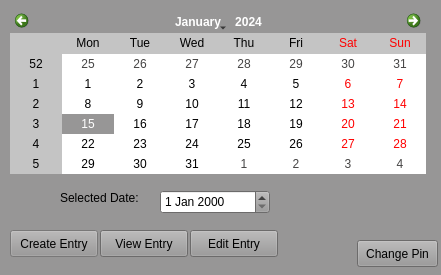
<?xml version="1.0" encoding="UTF-8"?>
<ui version="4.0">
 <class>calendar</class>
 <widget class="QDialog" name="calendar">
  <property name="geometry">
   <rect>
    <x>0</x>
    <y>0</y>
    <width>441</width>
    <height>275</height>
   </rect>
  </property>
  <property name="palette">
   <palette>
    <active>
     <colorrole role="WindowText">
      <brush brushstyle="SolidPattern">
       <color alpha="255">
        <red>0</red>
        <green>0</green>
        <blue>0</blue>
       </color>
      </brush>
     </colorrole>
     <colorrole role="Button">
      <brush brushstyle="SolidPattern">
       <color alpha="255">
        <red>151</red>
        <green>150</green>
        <blue>150</blue>
       </color>
      </brush>
     </colorrole>
     <colorrole role="Light">
      <brush brushstyle="SolidPattern">
       <color alpha="255">
        <red>227</red>
        <green>225</green>
        <blue>225</blue>
       </color>
      </brush>
     </colorrole>
     <colorrole role="Midlight">
      <brush brushstyle="SolidPattern">
       <color alpha="255">
        <red>189</red>
        <green>187</green>
        <blue>187</blue>
       </color>
      </brush>
     </colorrole>
     <colorrole role="Dark">
      <brush brushstyle="SolidPattern">
       <color alpha="255">
        <red>75</red>
        <green>75</green>
        <blue>75</blue>
       </color>
      </brush>
     </colorrole>
     <colorrole role="Mid">
      <brush brushstyle="SolidPattern">
       <color alpha="255">
        <red>101</red>
        <green>100</green>
        <blue>100</blue>
       </color>
      </brush>
     </colorrole>
     <colorrole role="Text">
      <brush brushstyle="SolidPattern">
       <color alpha="255">
        <red>0</red>
        <green>0</green>
        <blue>0</blue>
       </color>
      </brush>
     </colorrole>
     <colorrole role="BrightText">
      <brush brushstyle="SolidPattern">
       <color alpha="255">
        <red>255</red>
        <green>255</green>
        <blue>255</blue>
       </color>
      </brush>
     </colorrole>
     <colorrole role="ButtonText">
      <brush brushstyle="SolidPattern">
       <color alpha="255">
        <red>0</red>
        <green>0</green>
        <blue>0</blue>
       </color>
      </brush>
     </colorrole>
     <colorrole role="Base">
      <brush brushstyle="SolidPattern">
       <color alpha="255">
        <red>255</red>
        <green>255</green>
        <blue>255</blue>
       </color>
      </brush>
     </colorrole>
     <colorrole role="Window">
      <brush brushstyle="SolidPattern">
       <color alpha="255">
        <red>151</red>
        <green>150</green>
        <blue>150</blue>
       </color>
      </brush>
     </colorrole>
     <colorrole role="Shadow">
      <brush brushstyle="SolidPattern">
       <color alpha="255">
        <red>0</red>
        <green>0</green>
        <blue>0</blue>
       </color>
      </brush>
     </colorrole>
     <colorrole role="Highlight">
      <brush brushstyle="SolidPattern">
       <color alpha="255">
        <red>151</red>
        <green>150</green>
        <blue>150</blue>
       </color>
      </brush>
     </colorrole>
     <colorrole role="AlternateBase">
      <brush brushstyle="SolidPattern">
       <color alpha="255">
        <red>203</red>
        <green>202</green>
        <blue>202</blue>
       </color>
      </brush>
     </colorrole>
     <colorrole role="ToolTipBase">
      <brush brushstyle="SolidPattern">
       <color alpha="255">
        <red>255</red>
        <green>255</green>
        <blue>220</blue>
       </color>
      </brush>
     </colorrole>
     <colorrole role="ToolTipText">
      <brush brushstyle="SolidPattern">
       <color alpha="255">
        <red>0</red>
        <green>0</green>
        <blue>0</blue>
       </color>
      </brush>
     </colorrole>
    </active>
    <inactive>
     <colorrole role="WindowText">
      <brush brushstyle="SolidPattern">
       <color alpha="255">
        <red>0</red>
        <green>0</green>
        <blue>0</blue>
       </color>
      </brush>
     </colorrole>
     <colorrole role="Button">
      <brush brushstyle="SolidPattern">
       <color alpha="255">
        <red>151</red>
        <green>150</green>
        <blue>150</blue>
       </color>
      </brush>
     </colorrole>
     <colorrole role="Light">
      <brush brushstyle="SolidPattern">
       <color alpha="255">
        <red>227</red>
        <green>225</green>
        <blue>225</blue>
       </color>
      </brush>
     </colorrole>
     <colorrole role="Midlight">
      <brush brushstyle="SolidPattern">
       <color alpha="255">
        <red>189</red>
        <green>187</green>
        <blue>187</blue>
       </color>
      </brush>
     </colorrole>
     <colorrole role="Dark">
      <brush brushstyle="SolidPattern">
       <color alpha="255">
        <red>75</red>
        <green>75</green>
        <blue>75</blue>
       </color>
      </brush>
     </colorrole>
     <colorrole role="Mid">
      <brush brushstyle="SolidPattern">
       <color alpha="255">
        <red>101</red>
        <green>100</green>
        <blue>100</blue>
       </color>
      </brush>
     </colorrole>
     <colorrole role="Text">
      <brush brushstyle="SolidPattern">
       <color alpha="255">
        <red>0</red>
        <green>0</green>
        <blue>0</blue>
       </color>
      </brush>
     </colorrole>
     <colorrole role="BrightText">
      <brush brushstyle="SolidPattern">
       <color alpha="255">
        <red>255</red>
        <green>255</green>
        <blue>255</blue>
       </color>
      </brush>
     </colorrole>
     <colorrole role="ButtonText">
      <brush brushstyle="SolidPattern">
       <color alpha="255">
        <red>0</red>
        <green>0</green>
        <blue>0</blue>
       </color>
      </brush>
     </colorrole>
     <colorrole role="Base">
      <brush brushstyle="SolidPattern">
       <color alpha="255">
        <red>255</red>
        <green>255</green>
        <blue>255</blue>
       </color>
      </brush>
     </colorrole>
     <colorrole role="Window">
      <brush brushstyle="SolidPattern">
       <color alpha="255">
        <red>151</red>
        <green>150</green>
        <blue>150</blue>
       </color>
      </brush>
     </colorrole>
     <colorrole role="Shadow">
      <brush brushstyle="SolidPattern">
       <color alpha="255">
        <red>0</red>
        <green>0</green>
        <blue>0</blue>
       </color>
      </brush>
     </colorrole>
     <colorrole role="Highlight">
      <brush brushstyle="SolidPattern">
       <color alpha="255">
        <red>151</red>
        <green>150</green>
        <blue>150</blue>
       </color>
      </brush>
     </colorrole>
     <colorrole role="AlternateBase">
      <brush brushstyle="SolidPattern">
       <color alpha="255">
        <red>203</red>
        <green>202</green>
        <blue>202</blue>
       </color>
      </brush>
     </colorrole>
     <colorrole role="ToolTipBase">
      <brush brushstyle="SolidPattern">
       <color alpha="255">
        <red>255</red>
        <green>255</green>
        <blue>220</blue>
       </color>
      </brush>
     </colorrole>
     <colorrole role="ToolTipText">
      <brush brushstyle="SolidPattern">
       <color alpha="255">
        <red>0</red>
        <green>0</green>
        <blue>0</blue>
       </color>
      </brush>
     </colorrole>
    </inactive>
    <disabled>
     <colorrole role="WindowText">
      <brush brushstyle="SolidPattern">
       <color alpha="255">
        <red>75</red>
        <green>75</green>
        <blue>75</blue>
       </color>
      </brush>
     </colorrole>
     <colorrole role="Button">
      <brush brushstyle="SolidPattern">
       <color alpha="255">
        <red>151</red>
        <green>150</green>
        <blue>150</blue>
       </color>
      </brush>
     </colorrole>
     <colorrole role="Light">
      <brush brushstyle="SolidPattern">
       <color alpha="255">
        <red>227</red>
        <green>225</green>
        <blue>225</blue>
       </color>
      </brush>
     </colorrole>
     <colorrole role="Midlight">
      <brush brushstyle="SolidPattern">
       <color alpha="255">
        <red>189</red>
        <green>187</green>
        <blue>187</blue>
       </color>
      </brush>
     </colorrole>
     <colorrole role="Dark">
      <brush brushstyle="SolidPattern">
       <color alpha="255">
        <red>75</red>
        <green>75</green>
        <blue>75</blue>
       </color>
      </brush>
     </colorrole>
     <colorrole role="Mid">
      <brush brushstyle="SolidPattern">
       <color alpha="255">
        <red>101</red>
        <green>100</green>
        <blue>100</blue>
       </color>
      </brush>
     </colorrole>
     <colorrole role="Text">
      <brush brushstyle="SolidPattern">
       <color alpha="255">
        <red>75</red>
        <green>75</green>
        <blue>75</blue>
       </color>
      </brush>
     </colorrole>
     <colorrole role="BrightText">
      <brush brushstyle="SolidPattern">
       <color alpha="255">
        <red>255</red>
        <green>255</green>
        <blue>255</blue>
       </color>
      </brush>
     </colorrole>
     <colorrole role="ButtonText">
      <brush brushstyle="SolidPattern">
       <color alpha="255">
        <red>75</red>
        <green>75</green>
        <blue>75</blue>
       </color>
      </brush>
     </colorrole>
     <colorrole role="Base">
      <brush brushstyle="SolidPattern">
       <color alpha="255">
        <red>151</red>
        <green>150</green>
        <blue>150</blue>
       </color>
      </brush>
     </colorrole>
     <colorrole role="Window">
      <brush brushstyle="SolidPattern">
       <color alpha="255">
        <red>151</red>
        <green>150</green>
        <blue>150</blue>
       </color>
      </brush>
     </colorrole>
     <colorrole role="Shadow">
      <brush brushstyle="SolidPattern">
       <color alpha="255">
        <red>0</red>
        <green>0</green>
        <blue>0</blue>
       </color>
      </brush>
     </colorrole>
     <colorrole role="Highlight">
      <brush brushstyle="SolidPattern">
       <color alpha="255">
        <red>240</red>
        <green>240</green>
        <blue>240</blue>
       </color>
      </brush>
     </colorrole>
     <colorrole role="AlternateBase">
      <brush brushstyle="SolidPattern">
       <color alpha="255">
        <red>151</red>
        <green>150</green>
        <blue>150</blue>
       </color>
      </brush>
     </colorrole>
     <colorrole role="ToolTipBase">
      <brush brushstyle="SolidPattern">
       <color alpha="255">
        <red>255</red>
        <green>255</green>
        <blue>220</blue>
       </color>
      </brush>
     </colorrole>
     <colorrole role="ToolTipText">
      <brush brushstyle="SolidPattern">
       <color alpha="255">
        <red>0</red>
        <green>0</green>
        <blue>0</blue>
       </color>
      </brush>
     </colorrole>
    </disabled>
   </palette>
  </property>
  <property name="windowTitle">
   <string>Calendar</string>
  </property>
  <widget class="QCalendarWidget" name="calendarWidget">
   <property name="geometry">
    <rect>
     <x>10</x>
     <y>10</y>
     <width>416</width>
     <height>164</height>
    </rect>
   </property>
   <property name="palette">
    <palette>
     <active>
      <colorrole role="WindowText">
       <brush brushstyle="SolidPattern">
        <color alpha="255">
         <red>0</red>
         <green>0</green>
         <blue>0</blue>
        </color>
       </brush>
      </colorrole>
      <colorrole role="Button">
       <brush brushstyle="SolidPattern">
        <color alpha="255">
         <red>138</red>
         <green>137</green>
         <blue>137</blue>
        </color>
       </brush>
      </colorrole>
      <colorrole role="Light">
       <brush brushstyle="SolidPattern">
        <color alpha="255">
         <red>207</red>
         <green>206</green>
         <blue>206</blue>
        </color>
       </brush>
      </colorrole>
      <colorrole role="Midlight">
       <brush brushstyle="SolidPattern">
        <color alpha="255">
         <red>172</red>
         <green>171</green>
         <blue>171</blue>
        </color>
       </brush>
      </colorrole>
      <colorrole role="Dark">
       <brush brushstyle="SolidPattern">
        <color alpha="255">
         <red>69</red>
         <green>68</green>
         <blue>68</blue>
        </color>
       </brush>
      </colorrole>
      <colorrole role="Mid">
       <brush brushstyle="SolidPattern">
        <color alpha="255">
         <red>92</red>
         <green>91</green>
         <blue>91</blue>
        </color>
       </brush>
      </colorrole>
      <colorrole role="Text">
       <brush brushstyle="SolidPattern">
        <color alpha="255">
         <red>0</red>
         <green>0</green>
         <blue>0</blue>
        </color>
       </brush>
      </colorrole>
      <colorrole role="BrightText">
       <brush brushstyle="SolidPattern">
        <color alpha="255">
         <red>255</red>
         <green>255</green>
         <blue>255</blue>
        </color>
       </brush>
      </colorrole>
      <colorrole role="ButtonText">
       <brush brushstyle="SolidPattern">
        <color alpha="255">
         <red>0</red>
         <green>0</green>
         <blue>0</blue>
        </color>
       </brush>
      </colorrole>
      <colorrole role="Base">
       <brush brushstyle="SolidPattern">
        <color alpha="255">
         <red>255</red>
         <green>255</green>
         <blue>255</blue>
        </color>
       </brush>
      </colorrole>
      <colorrole role="Window">
       <brush brushstyle="SolidPattern">
        <color alpha="255">
         <red>138</red>
         <green>137</green>
         <blue>137</blue>
        </color>
       </brush>
      </colorrole>
      <colorrole role="Shadow">
       <brush brushstyle="SolidPattern">
        <color alpha="255">
         <red>0</red>
         <green>0</green>
         <blue>0</blue>
        </color>
       </brush>
      </colorrole>
      <colorrole role="AlternateBase">
       <brush brushstyle="SolidPattern">
        <color alpha="255">
         <red>196</red>
         <green>196</green>
         <blue>196</blue>
        </color>
       </brush>
      </colorrole>
      <colorrole role="ToolTipBase">
       <brush brushstyle="SolidPattern">
        <color alpha="255">
         <red>255</red>
         <green>255</green>
         <blue>220</blue>
        </color>
       </brush>
      </colorrole>
      <colorrole role="ToolTipText">
       <brush brushstyle="SolidPattern">
        <color alpha="255">
         <red>0</red>
         <green>0</green>
         <blue>0</blue>
        </color>
       </brush>
      </colorrole>
     </active>
     <inactive>
      <colorrole role="WindowText">
       <brush brushstyle="SolidPattern">
        <color alpha="255">
         <red>0</red>
         <green>0</green>
         <blue>0</blue>
        </color>
       </brush>
      </colorrole>
      <colorrole role="Button">
       <brush brushstyle="SolidPattern">
        <color alpha="255">
         <red>138</red>
         <green>137</green>
         <blue>137</blue>
        </color>
       </brush>
      </colorrole>
      <colorrole role="Light">
       <brush brushstyle="SolidPattern">
        <color alpha="255">
         <red>207</red>
         <green>206</green>
         <blue>206</blue>
        </color>
       </brush>
      </colorrole>
      <colorrole role="Midlight">
       <brush brushstyle="SolidPattern">
        <color alpha="255">
         <red>172</red>
         <green>171</green>
         <blue>171</blue>
        </color>
       </brush>
      </colorrole>
      <colorrole role="Dark">
       <brush brushstyle="SolidPattern">
        <color alpha="255">
         <red>69</red>
         <green>68</green>
         <blue>68</blue>
        </color>
       </brush>
      </colorrole>
      <colorrole role="Mid">
       <brush brushstyle="SolidPattern">
        <color alpha="255">
         <red>92</red>
         <green>91</green>
         <blue>91</blue>
        </color>
       </brush>
      </colorrole>
      <colorrole role="Text">
       <brush brushstyle="SolidPattern">
        <color alpha="255">
         <red>0</red>
         <green>0</green>
         <blue>0</blue>
        </color>
       </brush>
      </colorrole>
      <colorrole role="BrightText">
       <brush brushstyle="SolidPattern">
        <color alpha="255">
         <red>255</red>
         <green>255</green>
         <blue>255</blue>
        </color>
       </brush>
      </colorrole>
      <colorrole role="ButtonText">
       <brush brushstyle="SolidPattern">
        <color alpha="255">
         <red>0</red>
         <green>0</green>
         <blue>0</blue>
        </color>
       </brush>
      </colorrole>
      <colorrole role="Base">
       <brush brushstyle="SolidPattern">
        <color alpha="255">
         <red>255</red>
         <green>255</green>
         <blue>255</blue>
        </color>
       </brush>
      </colorrole>
      <colorrole role="Window">
       <brush brushstyle="SolidPattern">
        <color alpha="255">
         <red>138</red>
         <green>137</green>
         <blue>137</blue>
        </color>
       </brush>
      </colorrole>
      <colorrole role="Shadow">
       <brush brushstyle="SolidPattern">
        <color alpha="255">
         <red>0</red>
         <green>0</green>
         <blue>0</blue>
        </color>
       </brush>
      </colorrole>
      <colorrole role="AlternateBase">
       <brush brushstyle="SolidPattern">
        <color alpha="255">
         <red>196</red>
         <green>196</green>
         <blue>196</blue>
        </color>
       </brush>
      </colorrole>
      <colorrole role="ToolTipBase">
       <brush brushstyle="SolidPattern">
        <color alpha="255">
         <red>255</red>
         <green>255</green>
         <blue>220</blue>
        </color>
       </brush>
      </colorrole>
      <colorrole role="ToolTipText">
       <brush brushstyle="SolidPattern">
        <color alpha="255">
         <red>0</red>
         <green>0</green>
         <blue>0</blue>
        </color>
       </brush>
      </colorrole>
     </inactive>
     <disabled>
      <colorrole role="WindowText">
       <brush brushstyle="SolidPattern">
        <color alpha="255">
         <red>69</red>
         <green>68</green>
         <blue>68</blue>
        </color>
       </brush>
      </colorrole>
      <colorrole role="Button">
       <brush brushstyle="SolidPattern">
        <color alpha="255">
         <red>138</red>
         <green>137</green>
         <blue>137</blue>
        </color>
       </brush>
      </colorrole>
      <colorrole role="Light">
       <brush brushstyle="SolidPattern">
        <color alpha="255">
         <red>207</red>
         <green>206</green>
         <blue>206</blue>
        </color>
       </brush>
      </colorrole>
      <colorrole role="Midlight">
       <brush brushstyle="SolidPattern">
        <color alpha="255">
         <red>172</red>
         <green>171</green>
         <blue>171</blue>
        </color>
       </brush>
      </colorrole>
      <colorrole role="Dark">
       <brush brushstyle="SolidPattern">
        <color alpha="255">
         <red>69</red>
         <green>68</green>
         <blue>68</blue>
        </color>
       </brush>
      </colorrole>
      <colorrole role="Mid">
       <brush brushstyle="SolidPattern">
        <color alpha="255">
         <red>92</red>
         <green>91</green>
         <blue>91</blue>
        </color>
       </brush>
      </colorrole>
      <colorrole role="Text">
       <brush brushstyle="SolidPattern">
        <color alpha="255">
         <red>69</red>
         <green>68</green>
         <blue>68</blue>
        </color>
       </brush>
      </colorrole>
      <colorrole role="BrightText">
       <brush brushstyle="SolidPattern">
        <color alpha="255">
         <red>255</red>
         <green>255</green>
         <blue>255</blue>
        </color>
       </brush>
      </colorrole>
      <colorrole role="ButtonText">
       <brush brushstyle="SolidPattern">
        <color alpha="255">
         <red>69</red>
         <green>68</green>
         <blue>68</blue>
        </color>
       </brush>
      </colorrole>
      <colorrole role="Base">
       <brush brushstyle="SolidPattern">
        <color alpha="255">
         <red>138</red>
         <green>137</green>
         <blue>137</blue>
        </color>
       </brush>
      </colorrole>
      <colorrole role="Window">
       <brush brushstyle="SolidPattern">
        <color alpha="255">
         <red>138</red>
         <green>137</green>
         <blue>137</blue>
        </color>
       </brush>
      </colorrole>
      <colorrole role="Shadow">
       <brush brushstyle="SolidPattern">
        <color alpha="255">
         <red>0</red>
         <green>0</green>
         <blue>0</blue>
        </color>
       </brush>
      </colorrole>
      <colorrole role="AlternateBase">
       <brush brushstyle="SolidPattern">
        <color alpha="255">
         <red>138</red>
         <green>137</green>
         <blue>137</blue>
        </color>
       </brush>
      </colorrole>
      <colorrole role="ToolTipBase">
       <brush brushstyle="SolidPattern">
        <color alpha="255">
         <red>255</red>
         <green>255</green>
         <blue>220</blue>
        </color>
       </brush>
      </colorrole>
      <colorrole role="ToolTipText">
       <brush brushstyle="SolidPattern">
        <color alpha="255">
         <red>0</red>
         <green>0</green>
         <blue>0</blue>
        </color>
       </brush>
      </colorrole>
     </disabled>
    </palette>
   </property>
  </widget>
  <widget class="QPushButton" name="pushButton">
   <property name="geometry">
    <rect>
     <x>10</x>
     <y>230</y>
     <width>88</width>
     <height>27</height>
    </rect>
   </property>
   <property name="text">
    <string>Create Entry</string>
   </property>
  </widget>
  <widget class="QPushButton" name="pushButton_3">
   <property name="geometry">
    <rect>
     <x>100</x>
     <y>230</y>
     <width>88</width>
     <height>27</height>
    </rect>
   </property>
   <property name="text">
    <string>View Entry</string>
   </property>
  </widget>
  <widget class="QLabel" name="label">
   <property name="geometry">
    <rect>
     <x>60</x>
     <y>190</y>
     <width>91</width>
     <height>16</height>
    </rect>
   </property>
   <property name="text">
    <string>Selected Date: </string>
   </property>
  </widget>
  <widget class="QPushButton" name="pushButton_2">
   <property name="geometry">
    <rect>
     <x>190</x>
     <y>230</y>
     <width>88</width>
     <height>27</height>
    </rect>
   </property>
   <property name="text">
    <string>Edit Entry</string>
   </property>
  </widget>
  <widget class="QPushButton" name="pushButton_4">
   <property name="geometry">
    <rect>
     <x>357</x>
     <y>240</y>
     <width>81</width>
     <height>27</height>
    </rect>
   </property>
   <property name="text">
    <string>Change Pin</string>
   </property>
  </widget>
  <widget class="QDateEdit" name="dateEdit">
   <property name="geometry">
    <rect>
     <x>160</x>
     <y>190</y>
     <width>110</width>
     <height>24</height>
    </rect>
   </property>
  </widget>
 </widget>
 <resources/>
 <connections/>
</ui>
